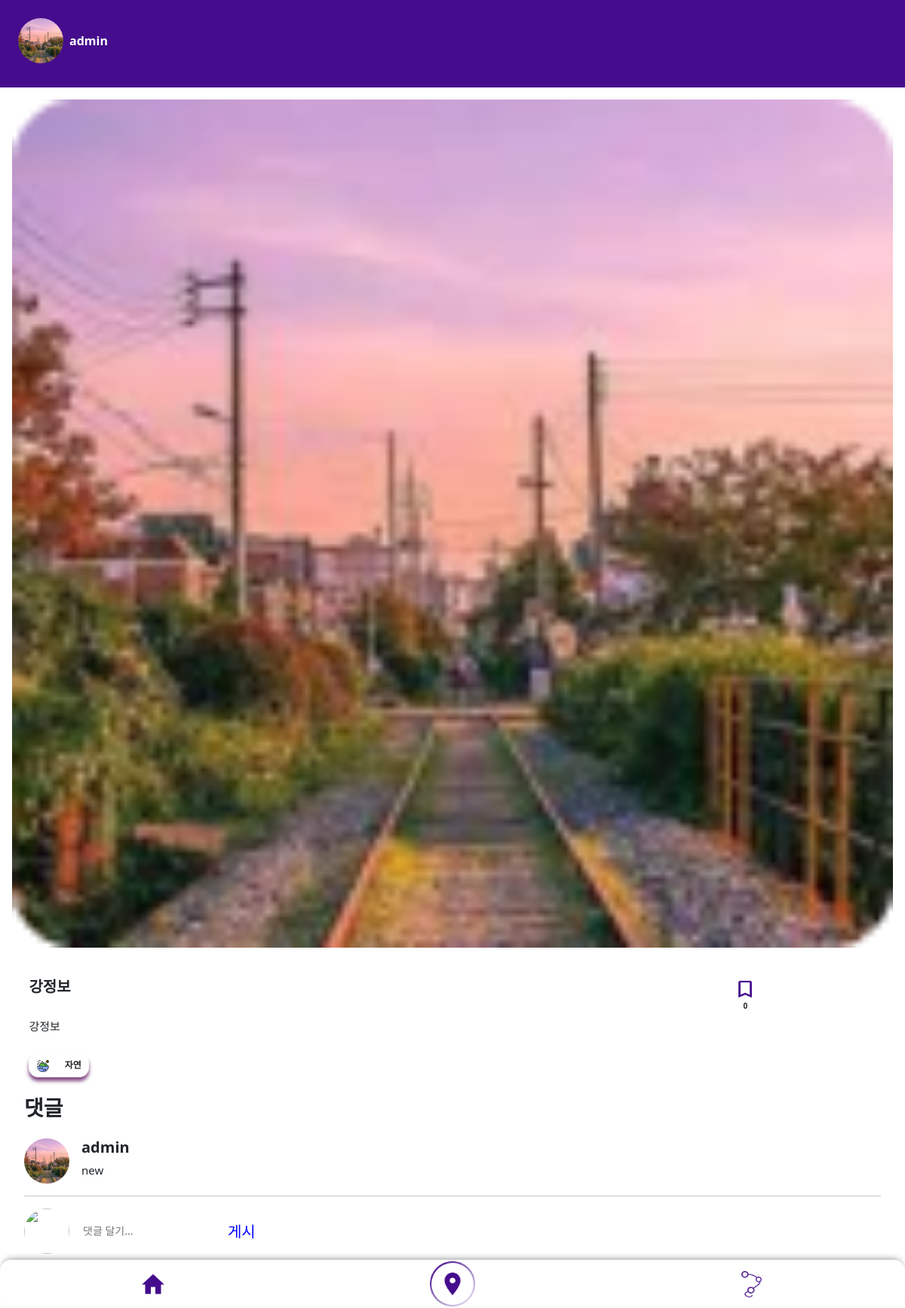
/detail/1, run on the app's committed database.
### main/models.py (models this page shows, shortened)
class Place(models.Model):
    author=models.ForeignKey(User, on_delete=models.CASCADE, null=True)
    name=models.CharField(max_length=50)
    img=models.ImageField(null=True, blank=True)
    scrap_cnt=models.IntegerField(default=0)
    address=models.CharField(max_length=100)
    description=models.TextField(null=True, blank=True)
    category=models.CharField(max_length=20,null=True)
    hashtag=models.ForeignKey(HashRecommend, on_delete=models.CASCADE, null=True)
    lat=models.FloatField()
    lng=models.FloatField()
    course=models.ForeignKey(Course, on_delete=models.CASCADE, null=True, blank=True, related_name="place")
    scrapper=models.ManyToManyField(User, blank=True, related_name="placescrap")

class PlaceComment(models.Model):
    author=models.ForeignKey(User, on_delete=models.CASCADE)
    text=models.TextField()
    place=models.ForeignKey(Place, on_delete=models.CASCADE)

### account/models.py (models this page shows)
class User(AbstractUser):
    profile_img=models.ImageField()

### main/views.py (the view)
# urls.py: path('detail/<int:place_id>', views.detail, name="detail"),
def detail(request, place_id):
    place = Place.objects.get(pk=place_id)
    if request.method == 'POST':
        comment = request.POST['text']
        if (comment is not None) and (comment != ""):
            PlaceComment.objects.create(author=request.user, text=comment, place=place)
    return render(request, 'detail.html', {'place':place})

### main/templates/detail.html (shortened to what this page needs)
{% load static %}
<!DOCTYPE html>
<html lang="en">
<head>
    <link rel="stylesheet" href="{% static 'css/style.css' %}" />
    <link href="https://cdn.jsdelivr.net/npm/bootstrap@5.2.1/dist/css/bootstrap.min.css" rel="stylesheet">
</head>
<body>
    <div class="d-flex justify-content-start ap-writer-box ps-4 pe-2 align-items-center">
        <img class="circle-img" style="height:60px;" src="{{ place.author.profile_img.url }}">
        <div class="writer"><p style="margin:0; font-weight:bold; color: white;">{{ place.author }}</p></div>
    </div>
    <section class="posting-total-box mt-3">
        <div id="carouselExampleControls" class="carousel slide carousel-box p-3 pt-0" data-bs-ride="carousel">
            <div class="carousel-inner">
                <div class="carousel-item active d-flex justify-content-center">
                    <img class="carousel-img w-100 h-100" src="{{ place.img.url }}" class="d-block w-100">
                </div>
            </div>
        </div>
        <div class="text-box d-flex justify-content-start">
            <div class="container m-0">
                <div class="row mt-4">
                    <h1 class="text-title col-9 p-0 mb-0 align-items-center"><span>{{ place.name }}</span></h1>
                    <div id="liveToastBtn" class="save-box col-2">
                        {% if place in user.placescrap.all %}
                        <div class="d-flex align-items-center justify-content-center"><img style="width: 30px; height: 30px;" class="save-img row" id="scrap-btn-full" src="{% static 'img/full-scrap.png' %}"></div>
                        <div class="d-flex align-items-center justify-content-center"><p class="save-text row" id="scrap">{{ place.scrap_cnt }}</p></div>
                        {% else %}
                        <div class="d-flex align-items-center justify-content-center"><img style="width: 30px; height: 30px;" class="save-img row" id="scrap-btn-empty" src="{% static 'img/bin-scrap.png' %}"></div>
                        <div class="d-flex align-items-center justify-content-center"><p class="save-text row" id="scrap">{{ place.scrap_cnt }}</p></div>
                        {% endif %}
                    </div>
                </div>
                <div class="toast-container position-fixed bottom-20 end-0 p-3">
                </div>
                <div class="text-content row mb-2">
                    {{place.description|linebreaks}}
                </div>
                <div class="row">
                    <div class="type-box col-3 d-flex p-0">
                        {% if place.category == "자연" %}
                        <span><img src="{% static 'img/category-nature.png' %}"></span>
                        {% elif place.category == "카페" %}
                        <span><img src="{% static 'img/category-cafe.png' %}"></span>
                        {% elif place.category == "식당" %}
                        <span><img src="{% static 'img/category-cafeteria.png' %}"></span>
                        {% elif place.category == "여가/활동" %}
                        <span><img src="{% static 'img/category-activity.png' %}"></span>
                        {% else %}
                        <span><img src="{% static 'img/category-nature.png' %}"></span>
                        {% endif %}
                        <span class="type-text">{{place.category}}</span>
                    </div>
                </div>
            </div>
        </div>
    </section>
    <div class="comment-card pt-4">
        <h3 class="pb-3" style="font-weight: bold;">댓글</h3>
        {% for comment in place.placecomment_set.all %}
            <div class="comment-box">
                <img class="comment-img" src="{{ comment.author.profile_img.url }}">
                <div class="comment-writer">
                    <h1 class="comment-person">{{ comment.author }}</h1>
                    <p class="comment-content">{{ comment.text }}</p>
                </div>
            </div>
            <hr>
        {% endfor %}
        <div class="comment-box">
            <img class="comment-img" src="{{ user.profile_img.url }}">
            <form style="display: flex;" action="" method="post">
                <div class="comment-writer" style="padding-top:1rem;">
                    <input style="color:gray; margin:0; border: 0px;" id="text" name="text" placeholder="댓글 달기...">
                </div>
                <div>
                    <input class="comment-post" type="submit" value="게시">
                </div>
            </form>
        </div>
    </div>
    <div class="footer-list">
        <span class="footer-icon"><a href="{% url 'main' %}"><img style="width:30px; height:27px;" src="{% static 'img/home.png' %}"></a></span>
        <span class="footer-icon"><a href="{% url 'course' %}"><img style="width:60px; height:60px;" src="{% static 'img/location.png' %}"></a></span>
        <span class="footer-icon"><a href="{% url 'myfeed' %}"><img style="width:27px; height:35px;" src="{% static 'img/course.png' %}"></a></span>
    </div>
</body>
</html>

### main/static/css/style.css (style rules this page uses)
.circle-img { width: 60px; height: 60px; border-radius: 30px 30px 30px 30px / 30px 30px 30px 30px; border: #450C8D; }
.footer-list { background-color:white; position:fixed; bottom:0; left:0; right:0; height:4rem; width:100vw; display:flex; justify-content:space-between; align-items:center; padding: 0; border-radius:15px; box-shadow:0px -5px 10px -5px gray; padding:0 0.5rem; }
.footer-icon { width:33%; display:flex; justify-content:center; }
.ap-writer-box { display:flex; align-items: center; background-image: url('/static/img/header-ap.png'); background-size: cover; background-repeat: no-repeat; padding-top: 1.5rem; padding-bottom: 2rem; }
.writer { margin-left:0.5rem; }
.carousel-box { padding:1rem 2rem 2rem 2rem; width:100%; }
.text-box { margin-left:2.4rem; }
.text-title { font-size:20px; font-weight:bold; padding-top:0; }
.text-content { font-size:15px; padding-top:0.5rem; }
.text-content > p { padding-left: 0px; }
.save-box { padding-left:10rem; }
.save-img { height:1.5rem; }
.save-text { font-weight:bold; font-weight:10px; margin:0; font-size:10px; }
.type-box { border-radius:13px !important; display:flex !important; align-items:center !important; justify-content:space-around !important; padding:0 1rem !important; width:5rem !important; height:2rem !important; box-shadow:0px 5px 5px rgb(129, 72, 129) !important; }
.type-text { margin:0; font-size:12px; font-weight:bold; }
.comment-card { padding:2rem; padding-top:5rem; padding-bottom:4.5rem; }
.comment-box { display:flex; flex-direction: row; }
.comment-img { width: 60px; height:60px; padding:0; border-radius: 30px 30px 30px 30px / 30px 30px 30px 30px; }
.comment-writer { margin-left:0.5rem; padding-left:0.5rem; width: 60%; }
.comment-person { font-size:20px; font-weight:bold; margin:0; }
.comment-content { font-size:15px; margin:0; margin-top:0.4rem; }
.comment-post { color:blue; font-size:20px; margin:0; padding-top:1rem; padding-left:1rem; border: 0px; background-color: white; }
.posting-total-box { margin-top:2rem; padding-left:0; }
.carousel-img { height:300px; width:300px; }
.active { display:flex; }
input::placeholder { font-size:14px; }

### data on the page
Place: author.profile_img (picture), author "admin", img (picture), name "강정보", scrap_cnt "0", description "강정보", category "자연"
PlaceComment: author.profile_img (picture), author "admin", text "new"
